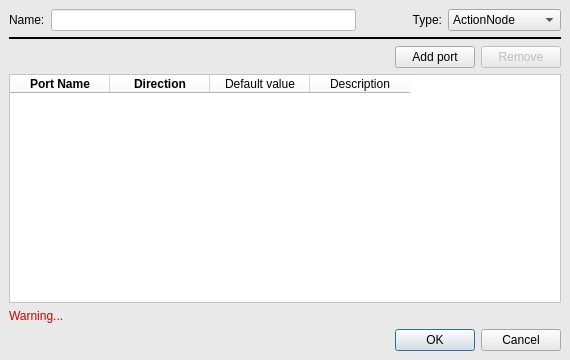
<?xml version="1.0" encoding="UTF-8"?>
<ui version="4.0">
 <class>CustomNodeDialog</class>
 <widget class="QDialog" name="CustomNodeDialog">
  <property name="geometry">
   <rect>
    <x>0</x>
    <y>0</y>
    <width>570</width>
    <height>360</height>
   </rect>
  </property>
  <property name="maximumSize">
   <size>
    <width>16777215</width>
    <height>400</height>
   </size>
  </property>
  <property name="windowTitle">
   <string>Custom Node Editor</string>
  </property>
  <property name="styleSheet">
   <string notr="true">background-color: rgb(233, 233, 233)</string>
  </property>
  <layout class="QVBoxLayout" name="verticalLayout" stretch="0,0,0,0,0,0">
   <property name="spacing">
    <number>6</number>
   </property>
   <property name="leftMargin">
    <number>9</number>
   </property>
   <property name="topMargin">
    <number>9</number>
   </property>
   <property name="rightMargin">
    <number>9</number>
   </property>
   <property name="bottomMargin">
    <number>9</number>
   </property>
   <item>
    <layout class="QGridLayout" name="gridLayout">
     <item row="0" column="1">
      <widget class="QLineEdit" name="lineEdit">
       <property name="styleSheet">
        <string notr="true">background-color: white;</string>
       </property>
      </widget>
     </item>
     <item row="0" column="2">
      <widget class="QLabel" name="label_3">
       <property name="minimumSize">
        <size>
         <width>80</width>
         <height>0</height>
        </size>
       </property>
       <property name="text">
        <string>Type:</string>
       </property>
       <property name="alignment">
        <set>Qt::AlignRight|Qt::AlignTrailing|Qt::AlignVCenter</set>
       </property>
      </widget>
     </item>
     <item row="0" column="0">
      <widget class="QLabel" name="label_2">
       <property name="text">
        <string>Name:</string>
       </property>
      </widget>
     </item>
     <item row="0" column="3">
      <widget class="QComboBox" name="comboBox">
       <item>
        <property name="text">
         <string>ActionNode</string>
        </property>
       </item>
       <item>
        <property name="text">
         <string>ConditionNode</string>
        </property>
       </item>
       <item>
        <property name="text">
         <string>SubTree</string>
        </property>
       </item>
      </widget>
     </item>
    </layout>
   </item>
   <item>
    <widget class="Line" name="line">
     <property name="frameShadow">
      <enum>QFrame::Plain</enum>
     </property>
     <property name="lineWidth">
      <number>2</number>
     </property>
     <property name="orientation">
      <enum>Qt::Horizontal</enum>
     </property>
    </widget>
   </item>
   <item>
    <layout class="QHBoxLayout" name="horizontalLayout">
     <item>
      <spacer name="horizontalSpacer">
       <property name="orientation">
        <enum>Qt::Horizontal</enum>
       </property>
       <property name="sizeHint" stdset="0">
        <size>
         <width>40</width>
         <height>20</height>
        </size>
       </property>
      </spacer>
     </item>
     <item>
      <widget class="QPushButton" name="pushButtonAdd">
       <property name="text">
        <string>Add port</string>
       </property>
      </widget>
     </item>
     <item>
      <widget class="QPushButton" name="pushButtonRemove">
       <property name="enabled">
        <bool>false</bool>
       </property>
       <property name="text">
        <string>Remove</string>
       </property>
      </widget>
     </item>
    </layout>
   </item>
   <item>
    <widget class="QTableWidget" name="tableWidget">
     <property name="styleSheet">
      <string notr="true">background-color: white;</string>
     </property>
     <property name="selectionMode">
      <enum>QAbstractItemView::SingleSelection</enum>
     </property>
     <property name="selectionBehavior">
      <enum>QAbstractItemView::SelectRows</enum>
     </property>
     <property name="columnCount">
      <number>4</number>
     </property>
     <attribute name="horizontalHeaderDefaultSectionSize">
      <number>100</number>
     </attribute>
     <attribute name="horizontalHeaderMinimumSectionSize">
      <number>100</number>
     </attribute>
     <attribute name="verticalHeaderVisible">
      <bool>false</bool>
     </attribute>
     <column>
      <property name="text">
       <string>Port Name</string>
      </property>
      <property name="font">
       <font>
        <weight>75</weight>
        <bold>true</bold>
       </font>
      </property>
     </column>
     <column>
      <property name="text">
       <string>Direction</string>
      </property>
      <property name="font">
       <font>
        <weight>75</weight>
        <bold>true</bold>
       </font>
      </property>
     </column>
     <column>
      <property name="text">
       <string>Default value</string>
      </property>
     </column>
     <column>
      <property name="text">
       <string>Description</string>
      </property>
     </column>
    </widget>
   </item>
   <item>
    <widget class="QLabel" name="labelWarning">
     <property name="styleSheet">
      <string notr="true">color: rgb(204, 0, 0);</string>
     </property>
     <property name="text">
      <string>Warning...</string>
     </property>
    </widget>
   </item>
   <item>
    <widget class="QDialogButtonBox" name="buttonBox">
     <property name="orientation">
      <enum>Qt::Horizontal</enum>
     </property>
     <property name="standardButtons">
      <set>QDialogButtonBox::Cancel|QDialogButtonBox::Ok</set>
     </property>
    </widget>
   </item>
  </layout>
 </widget>
 <resources/>
 <connections>
  <connection>
   <sender>buttonBox</sender>
   <signal>accepted()</signal>
   <receiver>CustomNodeDialog</receiver>
   <slot>accept()</slot>
   <hints>
    <hint type="sourcelabel">
     <x>248</x>
     <y>254</y>
    </hint>
    <hint type="destinationlabel">
     <x>157</x>
     <y>274</y>
    </hint>
   </hints>
  </connection>
  <connection>
   <sender>buttonBox</sender>
   <signal>rejected()</signal>
   <receiver>CustomNodeDialog</receiver>
   <slot>reject()</slot>
   <hints>
    <hint type="sourcelabel">
     <x>316</x>
     <y>260</y>
    </hint>
    <hint type="destinationlabel">
     <x>286</x>
     <y>274</y>
    </hint>
   </hints>
  </connection>
 </connections>
</ui>
